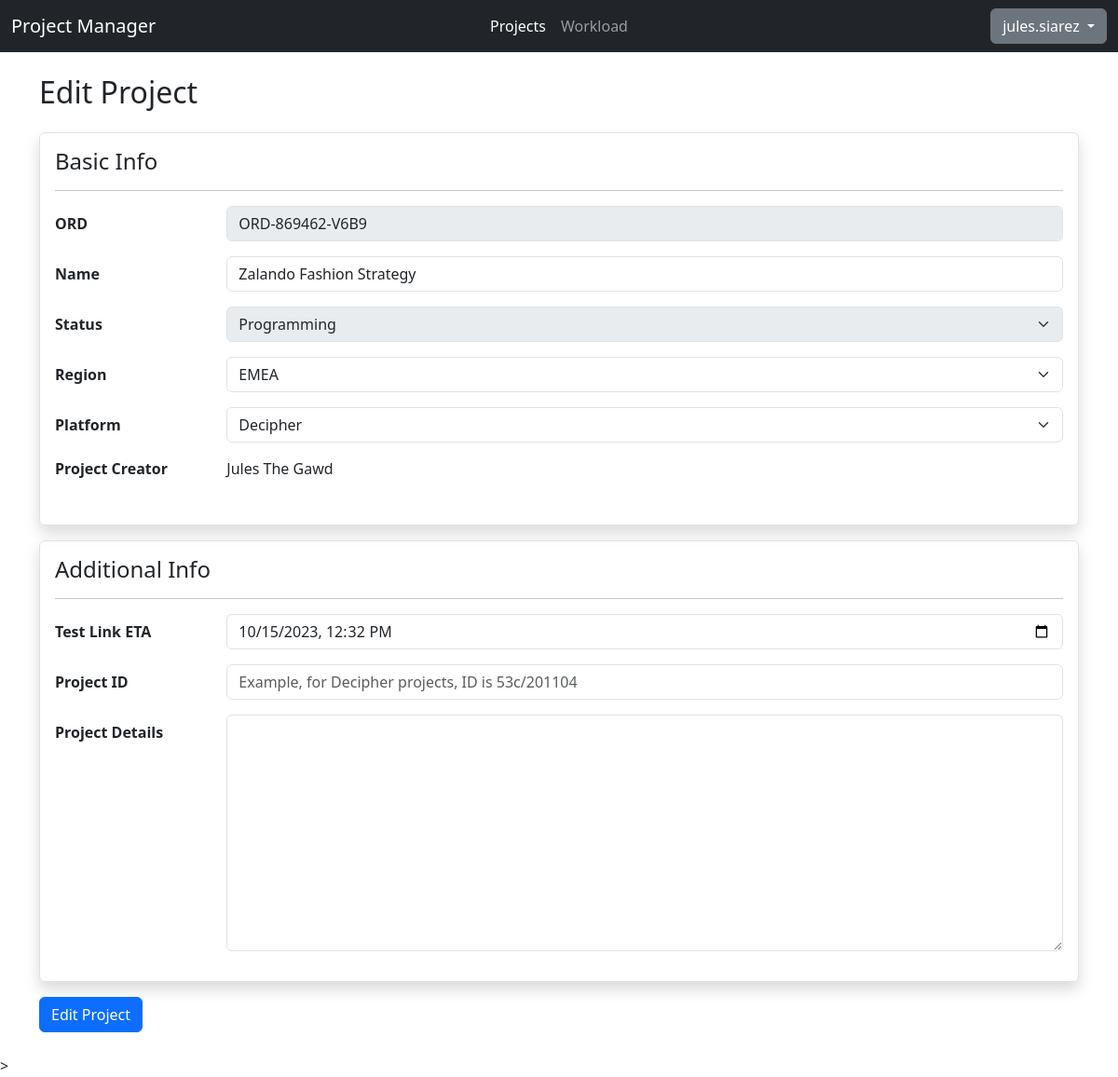
The page /projects/edit/OXDOQX (signed in) on the database its author committed.
### api/models.py (models this page shows, shortened)
class Project(models.Model):
    STATUS_CHOICES = [
     ("Headsup","Headsup"),
     ("Programming","Programming"),
     ("Changes","Changes"),
     ("Live", "Live"),
     ("LiveChange", "Live Changes"),
     ("Closed", "Closed")
    ]
    REGION_CHOICES = [
      ("APAC","APAC"),
      ("EMEA","EMEA"),
      ("NA","NA")
    ]
    PLATFORM_CHOICES = [
      ("Decipher", "Decipher"),
      ("CMIX","CMIX"),
      ("Confirmit","Confirmit")
    ]
    __original_eta = None
    code = models.SlugField(max_length=8, default=generate_unique_code, unique=True)
    ord = models.CharField(max_length=15, unique=True, validators=[RegexValidator(regex="^ORD-[0-9]{6}-[0-9A-Z]{4}$", message="Please enter the ORD in ORD-XXXXX-XXXX format.")])
    project_name = models.CharField(max_length=200)
    status = models.CharField(max_length=20, default="Headsup", choices=STATUS_CHOICES)
    created_date = models.DateField(auto_now_add=True)
    region = models.CharField(max_length=10, blank=True, choices=REGION_CHOICES)
    pid = models.CharField(max_length=20, blank=True)
    platform = models.CharField(max_length=15, default="Decipher", choices=PLATFORM_CHOICES)
    eta = models.DateTimeField(null=True,blank=True)
    details = models.TextField(max_length=255, blank=True)
    creator = models.ForeignKey(User, on_delete=models.CASCADE,null=True)
    def __init__(self, *args, **kwargs):
        super().__init__(*args, **kwargs)
        self.__original_eta = self.eta

### testfront/views.py (the view, shortened to what this page needs)
# urls.py: path('edit/<project_code>', views.projectedit, name="projectedit"),
@login_required
def projectedit(request, project_code):
    editproj = get_object_or_404(Project, code=project_code)
    if (editproj.creator != request.user and not request.user.has_perm("api.change_project")):
        return HttpResponseForbidden("Access denied")
    if request.method == "GET":
        username = f"{editproj.creator.first_name} {editproj.creator.last_name}"
        form = ProjectForm(instance = editproj, method="edit")
        return render(request, "testfront/formproject.html", {
            "form": form,
            "formText": "Edit",
            "username": username
        })

### testfront/templates/testfront/formproject.html (shortened to what this page needs)
{% extends "base.html" %}
{% load static %}
{% block css %} {% static "css/index.css" %} {% endblock %}
{% block body %}
<h2>{{formText}} Project</h2>
<form class="my-4" method="POST" novalidate>
  <fieldset class="border p-3 rounded shadow">
    <h4>Basic Info</h4>
    <hr />
    <div class="row mb-3">
      <label for="{{ form.ord.id_for_label }}" class="col-form-label fw-bold col-sm-2"
        >ORD</label
      >
      <div class="col-sm-10">
        {{ form.ord }}
      </div>
    </div>
    <div class="row mb-3">
      <label
        for="{{ form.project_name.id_for_label }}"
        class="form-label fw-bold col-form-label col-sm-2"
        >Name</label
      >
      <div class="col-sm-10">
        {{ form.project_name }}
      </div>
    </div>
    <div class="row mb-3">
      <label for="{{ form.status.id_for_label }}" class="col-form-label fw-bold col-sm-2"
        >Status</label
      >
      <div class="col-sm-10">
        {{ form.status }}
      </div>
    </div>
    <div class="row mb-3">
      <label for="{{ form.region.id_for_label }}" class="col-form-label fw-bold col-sm-2"
        >Region</label
      >
      <div class="col-sm-10">
        {{ form.region }}
      </div>
    </div>
    <div class="row mb-3">
      <label for="{{ form.platform.id_for_label }}" class="col-form-label fw-bold col-sm-2"
        >Platform</label
      >
      <div class="col-sm-10">
        {{ form.platform }}
      </div>
    </div>
    {% if username %}
    <div class="row mb-3">
      <p class="fw-bold col-sm-2">Project Creator</p>
      <div class="col-sm-10">
        <span>{{username}}</span>
      </div>
    </div>
    {% endif %}
  </fieldset>
  <fieldset class="my-3 border p-3 rounded shadow">
    <h4>Additional Info</h4>
    <hr/>
    <div class="row mb-3">
      <label for="{{ form.eta.id_for_label }}" class="col-form-label fw-bold col-sm-2"
        >Test Link ETA</label
      >
      <div class="col-sm-10">
        {{ form.eta }}
      </div>
    </div>
    <div class="row mb-3">
        <label for="{{ form.pid.id_for_label }}" class="col-form-label fw-bold col-sm-2"
            >Project ID</label
        >
        <div class="col-sm-10">
            {{ form.pid }}
        </div>
    </div>
    <div class="row mb-3">
        <label for="{{ form.details.id_for_label }}" class="col-form-label fw-bold col-sm-2"
            >Project Details</label
        >
        <div class="col-sm-10">
          {{ form.details }}
        </div>
    </div>
  </fieldset>
  <button type="submit" class="btn btn-primary">{{formText}} Project</button>
</form>
{% endblock %}

### testfront/templates/base.html (shortened to what this page needs)
{% load static %}
<!DOCTYPE html>
<html lang="en">
  <head>
    <link rel="stylesheet" href="{% static "css/bootstrap.min.css" %}" />
    <link rel="stylesheet" href="{% block css %} {% endblock %}" />
  </head>
  <body>
    <nav class="navbar navbar-expand-lg bg-dark" data-bs-theme="dark">
      <div class="container-fluid">
        <div class="collapse navbar-collapse d-lg-flex" id="navbarNavAltMarkup">
          <a class="navbar-brand col-lg-3 me-auto">Project Manager </a>
          <div class="navbar-nav col-lg-6 justify-content-lg-center">
            <a class="nav-link active" aria-current="page" href="{% url "projectall" %}">Projects</a>
            <a class="nav-link" href="#">Workload</a>
          </div>
          <div class="d-lg-flex col-lg-3 justify-content-lg-end dropdown">
            <button class="btn btn-secondary dropdown-toggle" type="button" data-bs-toggle="dropdown" aria-expanded="false">
              {{user.username}}
            </button>
          </div>
        </div>
      </div>
    </nav>
    <main class="container mt-4">{% block body %} {% endblock %}</main>
    ></script>
  </body>
</html>

### rows shown on the page
Project: ord "ORD-869462-V6B9", project_name "Zalando Fashion Strategy", status "Programming", region "EMEA", platform "Decipher", eta "10/15/2023 12:32"

### other values the page prints
{{ user.username }} "jules.siarez"
{{ username }} "Jules The Gawd"
